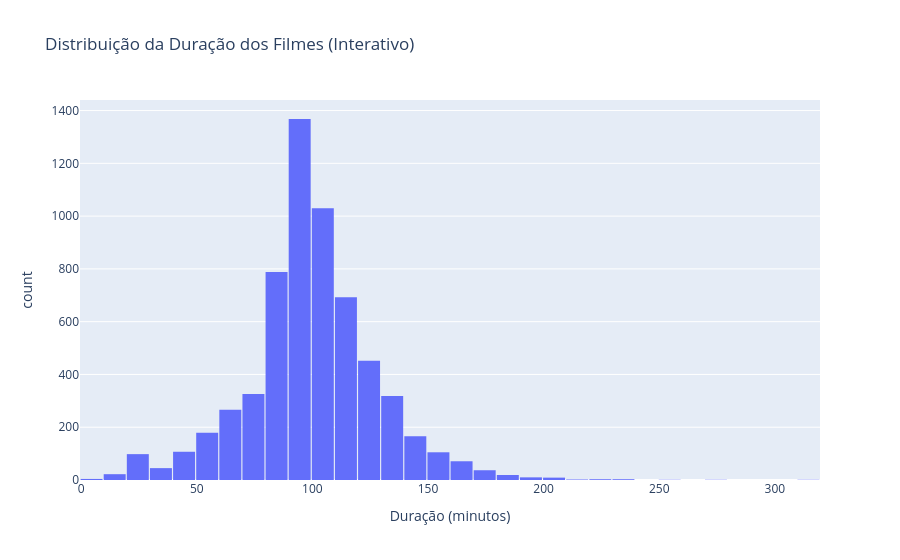

The cell this chart's notebook holds for it:
### Code cell
# --- Plotly: Histograma Interativo ---
fig = px.histogram(
    movies,
    x="duration_min",
    nbins=40,
    title="Distribuição da Duração dos Filmes (Interativo)",
    labels={"duration_min": "Duração (minutos)"},
    color_discrete_sequence=["#636EFA"]
)
fig.update_layout(bargap=0.05)
fig.show()

### Figure 1 — Plotly figure (JSON) as saved in the notebook; plotly's stock layout.template omitted (floating-point values rounded to 4 significant figures; data arrays with more than 128 entries replaced by an {"elided": "..."} marker saying what was removed)
{"data": [{"bingroup": "x", "hovertemplate": "Duração (minutos)=%{x}<br>count=%{y}<extra></extra>", "legendgroup": "", "marker": {"color": "#636EFA", "pattern": {"shape": ""}}, "name": "", "nbinsx": 40, "orientation": "v", "showlegend": false, "type": "histogram", "x": {"elided": "6124 float values"}, "xaxis": "x", "yaxis": "y"}], "layout": {"bargap": 0.05, "barmode": "relative", "legend": {"tracegroupgap": 0}, "title": {"text": "Distribuição da Duração dos Filmes (Interativo)"}, "xaxis": {"anchor": "y", "domain": [0, 1], "title": {"text": "Duração (minutos)"}}, "yaxis": {"anchor": "x", "domain": [0, 1], "title": {"text": "count"}}}}
